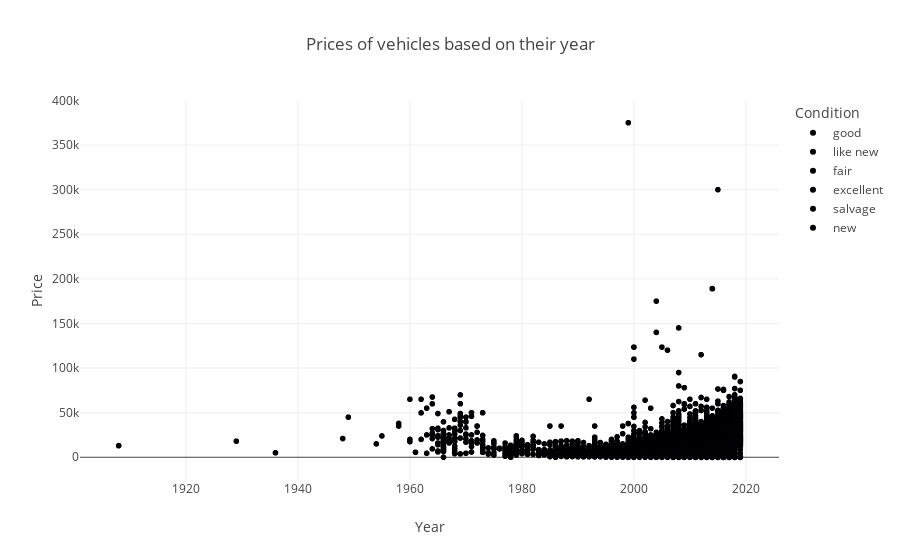

Notebook code cell kept with this figure:
### Markdown cell above
Graph shows that one model of vehicle has a wae range of prices. There are also clear outliers in terms of price, like 375k for Nissan Frontier, given that its range of prices is within 0-17k.

### Code cell
# Scatter plot 2
fig = px.scatter(df, x='model_year', y='price', color='condition',
                 labels={
                     'model_year' : 'Year',
                     'price' : 'Price',
                     'condition' : 'Condition'
                 },
                 title ='Prices of vehicles based on their year')
fig

### Figure 1 — Plotly figure (JSON) as saved in the notebook; plotly's stock layout.template omitted (floating-point values rounded to 4 significant figures; data arrays with more than 128 entries replaced by an {"elided": "..."} marker saying what was removed)
{"data": [{"hovertemplate": "Condition=good<br>Year=%{x}<br>Price=%{y}<extra></extra>", "legendgroup": "good", "marker": {"color": "#000001", "symbol": "circle"}, "mode": "markers", "name": "good", "showlegend": true, "type": "scattergl", "x": {"elided": "20145 float values"}, "xaxis": "x", "y": {"elided": "20145 int values"}, "yaxis": "y"}, {"hovertemplate": "Condition=like new<br>Year=%{x}<br>Price=%{y}<extra></extra>", "legendgroup": "like new", "marker": {"color": "#000002", "symbol": "circle"}, "mode": "markers", "name": "like new", "showlegend": true, "type": "scattergl", "x": {"elided": "4742 float values"}, "xaxis": "x", "y": {"elided": "4742 int values"}, "yaxis": "y"}, {"hovertemplate": "Condition=fair<br>Year=%{x}<br>Price=%{y}<extra></extra>", "legendgroup": "fair", "marker": {"color": "#000003", "symbol": "circle"}, "mode": "markers", "name": "fair", "showlegend": true, "type": "scattergl", "x": {"elided": "1607 float values"}, "xaxis": "x", "y": {"elided": "1607 int values"}, "yaxis": "y"}, {"hovertemplate": "Condition=excellent<br>Year=%{x}<br>Price=%{y}<extra></extra>", "legendgroup": "excellent", "marker": {"color": "#000004", "symbol": "circle"}, "mode": "markers", "name": "excellent", "showlegend": true, "type": "scattergl", "x": {"elided": "24773 float values"}, "xaxis": "x", "y": {"elided": "24773 int values"}, "yaxis": "y"}, {"hovertemplate": "Condition=salvage<br>Year=%{x}<br>Price=%{y}<extra></extra>", "legendgroup": "salvage", "marker": {"color": "#000005", "symbol": "circle"}, "mode": "markers", "name": "salvage", "showlegend": true, "type": "scattergl", "x": [1999, 2008, 2012, 1995, 2003, 2005, 2008, 2001, 2001, 1998, 2001, 2003, 2008, 2000, 2005, 2014, 2003, 1997, 2013, 2009, 2013, 2006, 2015, 2018, 2006, 1994, 1995, 2019, 1995, 2018, 2000, 2014, 2012, 2004, 2001, 2015, 2007, 2004, 2014, 1999, 2009, 2007, 2007, 2013, 1999, 2015, 2013, 2003, 1977, 2014, 2000, 2017, 2017, 2014, 2014, 2004, 1995, 2013, 2010, 1999, 2002, 2010, 2010, 2004, 2018, 2003, 2008, 2010, 2011, 2017, 2017, 2017, 2009, 2001, 2002, 1996, 2013, 2010, 2002, 2007, 2000, 2012, 2001, 2005, 2001, 1993, 2005, 2012, 1999, 2003, 2016, 2006, 1994, 2008, 2014, 1993, 2005, 2006, 2001, 2011, 2008, 2004, 2015, 2007, 1986, 2013, 2010, 1994, 1999, 1997, 2008, 2008, 2017, 2013, 2002], "xaxis": "x", "y": [600, 1000, 5500, 999, 850, 5000, 8000, 2500, 1800, 1000, 1500, 1800, 8000, 580, 2700, 11000, 800, 800, 3800, 4100, 12900, 400, 18500, 13500, 5500, 900, 850, 4500, 3750, 22000, 800, 1700, 9450, 2000, 1500, 5000, 4000, 800, 13000, 800, 15000, 2950, 1500, 3500, 800, 10700, 9975, 1400, 1200, 3500, 800, 20750, 8750, 13200, 6750, 2950, 2495, 2400, 2700, 2500, 800, 1200, 1200, 1000, 4500, 500, 4700, 1000, 3500, 5200, 20750, 8750, 8725, 750, 5000, 1700, 3000, 3000, 6000, 2500, 700, 5990, 500, 2500, 2250, 650, 700, 1000, 1900, 600, 7000, 1000, 1500, 7000, 4800, 500, 2000, 700, 3000, 5000, 7000, 450, 9900, 1500, 5000, 14500, 500, 1500, 1000, 850, 500, 3500, 5000, 2900, 2700], "yaxis": "y"}, {"hovertemplate": "Condition=new<br>Year=%{x}<br>Price=%{y}<extra></extra>", "legendgroup": "new", "marker": {"color": "#000006", "symbol": "circle"}, "mode": "markers", "name": "new", "showlegend": true, "type": "scattergl", "x": {"elided": "143 int values"}, "xaxis": "x", "y": {"elided": "143 int values"}, "yaxis": "y"}], "layout": {"legend": {"title": {"text": "Condition"}, "tracegroupgap": 0}, "title": {"text": "Prices of vehicles based on their year"}, "xaxis": {"anchor": "y", "domain": [0, 1], "title": {"text": "Year"}}, "yaxis": {"anchor": "x", "domain": [0, 1], "title": {"text": "Price"}}}}
